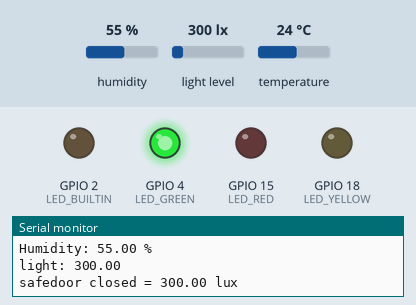
Simulated run of this program. Board: ESP32. Shown: output pins drawn as LEDs (lit = HIGH), the last lines printed to the serial monitor. The inputs (shaded band) are chosen by the test bench; at power-on: light level 300 lx, humidity 55 %, temperature 24 °C. WiFi joins after 1.5 s; servers stay silent unless stated; no MQTT or app messages arrive unless stated.

Above: at 2.9 s.
3.0 s: light level set to 380 lx
15.2 s: light level set to 419 lx
At 18.2 s:
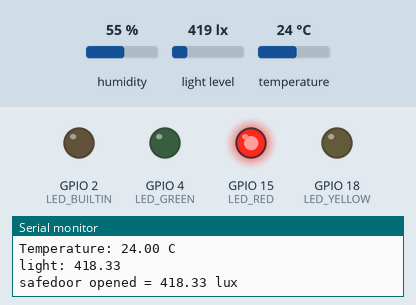
31.3 s: light level set to 40 lx
At 37.6 s:
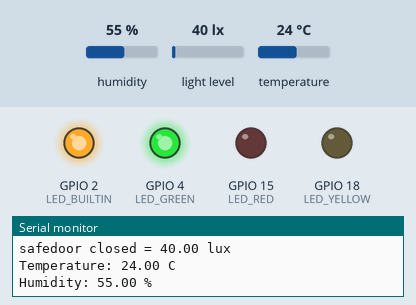
43.3 s: light level set to 500 lx
At 47.6 s:
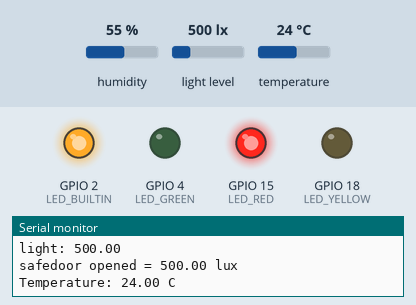
Timing chart, 0 to 55.4 s (numbered marks = the images above; inputs shaded):
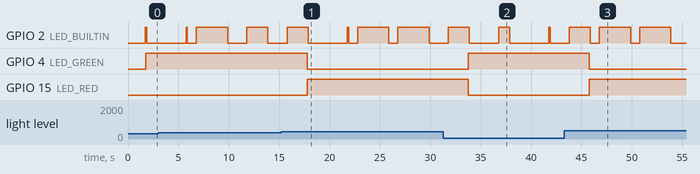

Measured:
- the behaviour switches between 400 and 401 lx on light level (found by bisection; images 0 and 1)
- after the input at 15.2 s, GPIO 4 (LED_GREEN): HIGH → LOW after 2.6 s; GPIO 15 (LED_RED): LOW → HIGH after 2.6 s
- after the input at 31.3 s, GPIO 4 (LED_GREEN): LOW → HIGH after 2.5 s; GPIO 15 (LED_RED): HIGH → LOW after 2.5 s
- after the input at 43.3 s, GPIO 4 (LED_GREEN): HIGH → LOW after 2.5 s; GPIO 15 (LED_RED): LOW → HIGH after 2.5 s

The program:

main.cpp
```cpp
#include <Arduino.h>
#include <Ticker.h>
#include <PubSubClient.h>
#if defined(ESP32)
#include <WiFi.h>
#endif
#include <Wire.h>
#include "BH1750.h"
#include "DHTesp.h"
#define LED_RED 15
#define LED_GREEN 4
#define LED_YELLOW 18
#define PIN_SCL 22
#define PIN_DHT 16
#define PIN_SDA 21
#define PIN_SW 17

#if defined(ESP32)
#define LED_COUNT 3
const uint8_t arLed[LED_COUNT] = {LED_RED, LED_GREEN, LED_YELLOW};
#endif

const char *ssid = "Lab-Eng";
const char *password = "Lab-Eng123!";
#define MQTT_BROKER "broker.emqx.io"
#define MQTT_TOPIC_PUBLISH "esp32_ken/data/lux"
#define MQTT_TOPIC_PUBLISH2 "esp32_ken/data/humid"
#define MQTT_TOPIC_PUBLISH3 "esp32_ken/data/temp"
#define MQTT_TOPIC_SUBSCRIBE "esp32_ken/cmd/#"

WiFiClient wifiClient;
PubSubClient mqtt(wifiClient);
Ticker timerPublishTemp, timerPublishHumid, timerPublishLux, ledOff;
DHTesp dht;
BH1750 lightMeter;

char g_szDeviceId[30];
void WifiConnect();
boolean mqttConnect();
void onPublishMessageTemp();
void onPublishMessageHumid();
void onPublishMessageLux();

void setup()
{
  Serial.begin(9600);
  delay(100);
  pinMode(LED_BUILTIN, OUTPUT);
  for (uint8_t i = 0; i < LED_COUNT; i++)
    pinMode(arLed[i], OUTPUT);
  pinMode(PIN_SW, INPUT);
  dht.setup(PIN_DHT, DHTesp::DHT11);
  Wire.begin(PIN_SDA, PIN_SCL);
  lightMeter.begin(BH1750::CONTINUOUS_HIGH_RES_MODE, 0x23, &Wire);
  Serial.printf("Free Memory: %d\n", ESP.getFreeHeap());
  WifiConnect();
  mqttConnect();

#if defined(ESP32)
  timerPublishTemp.attach_ms(5000, onPublishMessageTemp);
  timerPublishHumid.attach_ms(7000, onPublishMessageHumid);
  timerPublishLux.attach_ms(4000, onPublishMessageLux);

#endif
}

void loop()
{
  mqtt.loop();
}

void mqttCallback(char *topic, byte *payload, unsigned int len)
{
  String strTopic = topic;
  int8_t idx = strTopic.lastIndexOf('/') + 1;
  String strDev = strTopic.substring(idx);
  Serial.printf("==> Recv [%s]: ", topic);
  Serial.write(payload, len);
  Serial.println();
  if (strncmp((char*)payload, "led on", len)==0)
  {
    if (strDev == "LedYellow")
      digitalWrite(LED_YELLOW, HIGH);
  }
  else if (strncmp((char*)payload, "led off", len) ==0)
  {
    if (strDev == "LedYellow")
      digitalWrite(LED_YELLOW, LOW);
  }
}

// void onPublishMessage()
// {
//   char szTopic[50];
//   char szData[10];
//   digitalWrite(LED_BUILTIN, HIGH);
//   float humidity = dht.getHumidity();
//   float temperature = dht.getTemperature();
//   float lux = lightMeter.readLightLevel();
//   if (dht.getStatus() == DHTesp::ERROR_NONE)
//   {
//     Serial.printf("Temperature: %.2f C, Humidity: %.2f %%, light: %.2f\n",
//                   temperature, humidity, lux);
//     sprintf(szTopic, "%s/temp", MQTT_TOPIC_PUBLISH);
//     sprintf(szData, "%.2f", temperature);
//     mqtt.publish(szTopic, szData);
//     sprintf(szTopic, "%s/humidity", MQTT_TOPIC_PUBLISH);
//     sprintf(szData, "%.2f", humidity);
//     mqtt.publish(szTopic, szData);
//   }
//   else
//     Serial.printf("Light: %.2f lx\n", lux);
//   sprintf(szTopic, "%s/light", MQTT_TOPIC_PUBLISH);
//   sprintf(szData, "%.2f", lux);
//   mqtt.publish(szTopic, szData);
//   ledOff.once_ms(100, []()
//                  { digitalWrite(LED_BUILTIN, LOW); });

//   if (lightMeter.readLightLevel() < 400)
//   {
//     Serial.printf("safedoor closed = %.2f lux\n", lux);
//     digitalWrite(LED_RED, LOW);
//     digitalWrite(LED_GREEN, HIGH);
//   }
//   else if (lightMeter.readLightLevel() > 400)
//   {
//     Serial.printf("safedoor opened = %.2f lux\n", lux);
//     digitalWrite(LED_RED, HIGH);
//     digitalWrite(LED_GREEN, LOW);
//   }
// }
void onPublishMessageTemp()
{
  char szTopic[50];
  char szData[10];
  digitalWrite(LED_BUILTIN, HIGH);
  float temperature = dht.getTemperature();
  if (dht.getStatus() == DHTesp::ERROR_NONE)
  {
    Serial.printf("Temperature: %.2f C\n",
                  temperature);
    sprintf(szTopic, "%s/temp", MQTT_TOPIC_PUBLISH3);
    sprintf(szData, "%.2f", temperature);
    mqtt.publish(MQTT_TOPIC_PUBLISH3, szData);
  }
  else
    Serial.printf("\n");
}

void onPublishMessageHumid()
{
  char szTopic[50];
  char szData[10];
  digitalWrite(LED_BUILTIN, HIGH);
  float humidity = dht.getHumidity();
  if (dht.getStatus() == DHTesp::ERROR_NONE)
  {
    Serial.printf("Humidity: %.2f %%\n",
                  humidity);

    sprintf(szTopic, "%s/humidity", MQTT_TOPIC_PUBLISH2);
    sprintf(szData, "%.2f", humidity);
    mqtt.publish(MQTT_TOPIC_PUBLISH2, szData);
  }
  else
    Serial.printf("\n");
}
void onPublishMessageLux()
{
  char szTopic[50];
  char szData[10];
  digitalWrite(LED_BUILTIN, HIGH);
  float lux = lightMeter.readLightLevel();
  if (dht.getStatus() == DHTesp::ERROR_NONE)
  {
    Serial.printf("light: %.2f\n",
                  lux);
  }
  else
    Serial.printf("Light: %.2f lux\n", lux);
  sprintf(szTopic, "%s/light", MQTT_TOPIC_PUBLISH);
  sprintf(szData, "%.2f", lux);
  mqtt.publish(MQTT_TOPIC_PUBLISH, szData);
  ledOff.once_ms(100, []()
                 { digitalWrite(LED_BUILTIN, LOW); });

  if (lightMeter.readLightLevel() < 400)
  {
    Serial.printf("safedoor closed = %.2f lux\n", lux);
    digitalWrite(LED_RED, LOW);
    digitalWrite(LED_GREEN, HIGH);
  }
  else if (lightMeter.readLightLevel() > 400)
  {
    Serial.printf("safedoor opened = %.2f lux\n", lux);
    digitalWrite(LED_RED, HIGH);
    digitalWrite(LED_GREEN, LOW);
  }
}

boolean mqttConnect()
{
#if defined(ESP32)
  sprintf(g_szDeviceId, "esp32_%08X", (uint32_t)ESP.getEfuseMac());
#endif
  mqtt.setServer(MQTT_BROKER, 1883);
  mqtt.setCallback(mqttCallback);
  Serial.printf("Connecting to %s clientId: %s\n", MQTT_BROKER, g_szDeviceId);
  boolean status = mqtt.connect(g_szDeviceId);
  if (status == false)
  {
    Serial.print(" fail, rc=");
    Serial.print(mqtt.state());
    return false;
  }
  Serial.println(" success");
  mqtt.subscribe(MQTT_TOPIC_SUBSCRIBE);
  Serial.printf("Subcribe topic: %s\n", MQTT_TOPIC_SUBSCRIBE);
  onPublishMessageTemp();
  onPublishMessageHumid();
  onPublishMessageLux();

  return mqtt.connected();
}
void WifiConnect()
{
  WiFi.mode(WIFI_STA);
  WiFi.begin(ssid, password);
  while (WiFi.waitForConnectResult() != WL_CONNECTED)
  {
    Serial.println("Connection Failed! Rebooting...");
    delay(5000);
    ESP.restart();
  }
  Serial.print("System connected with IP address: ");
  Serial.println(WiFi.localIP());
  Serial.printf("RSSI: %d\n", WiFi.RSSI());
}
```
